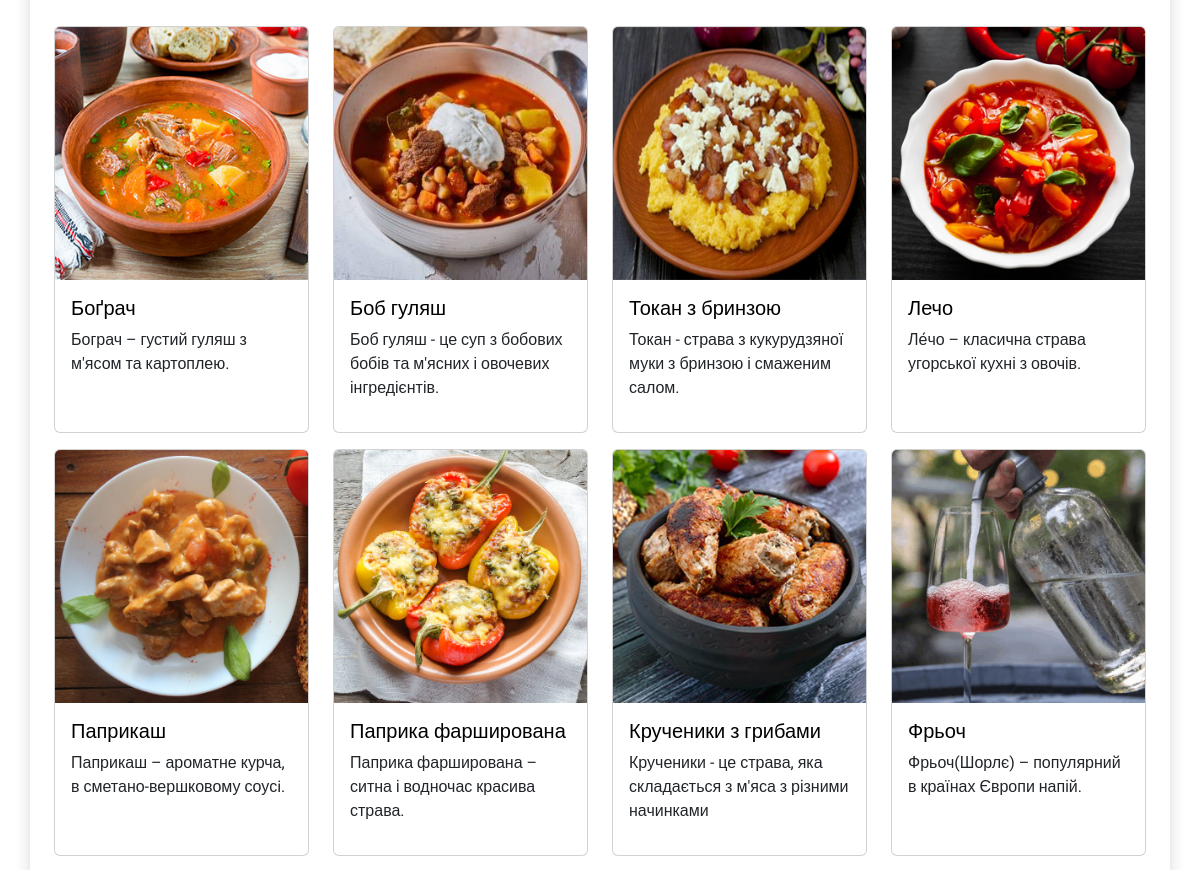
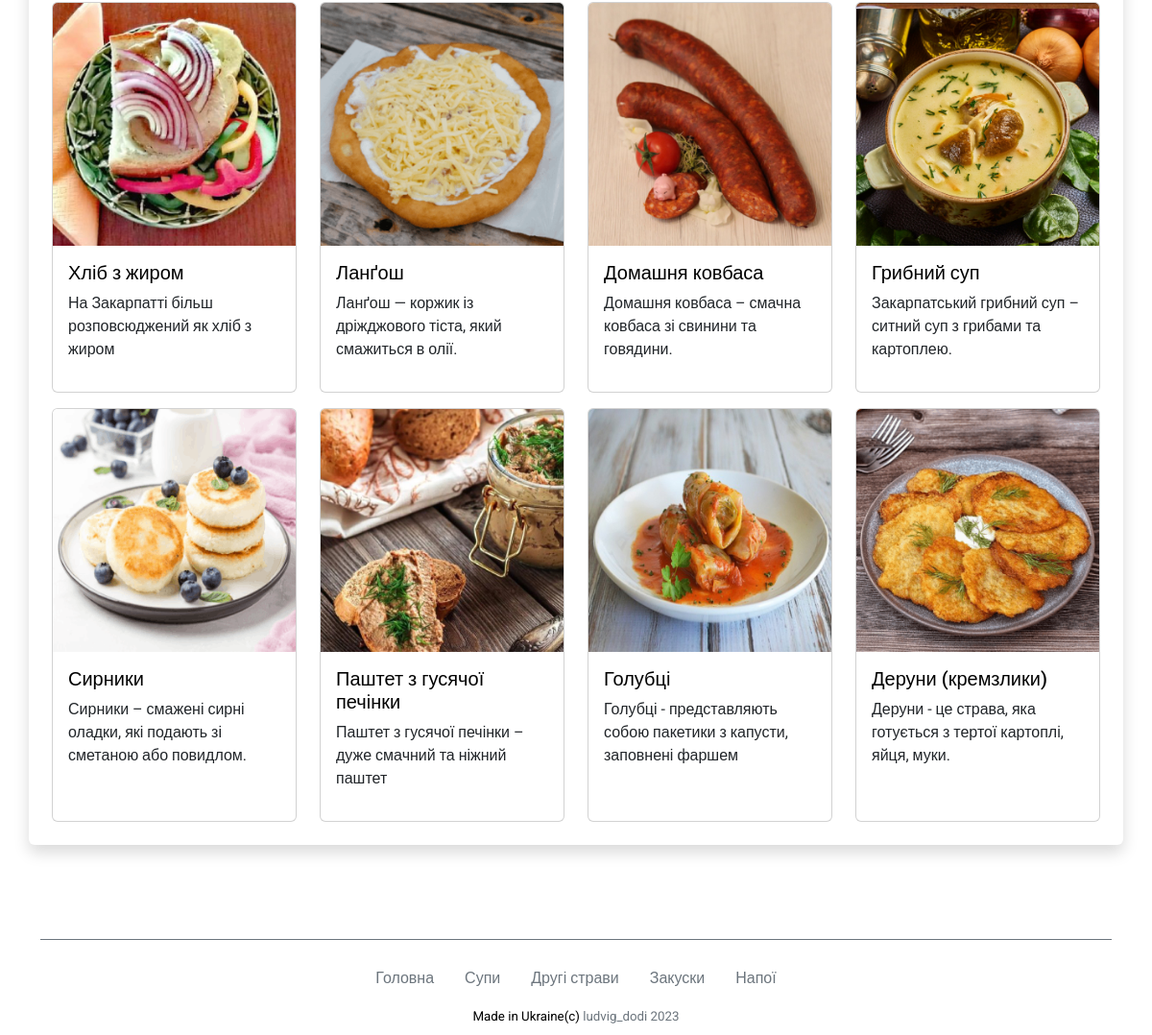
Before: / (lower part) with the older database file (2 pictures, top to bottom).
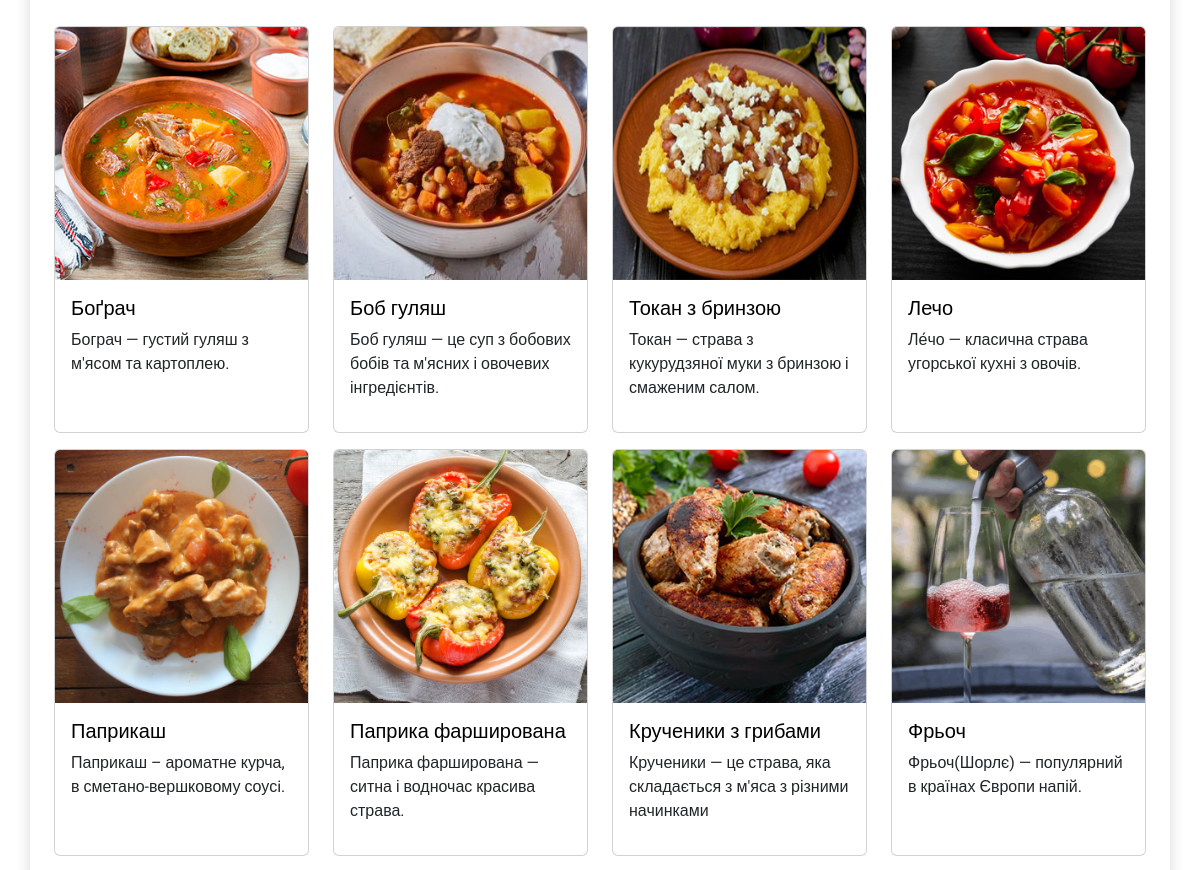
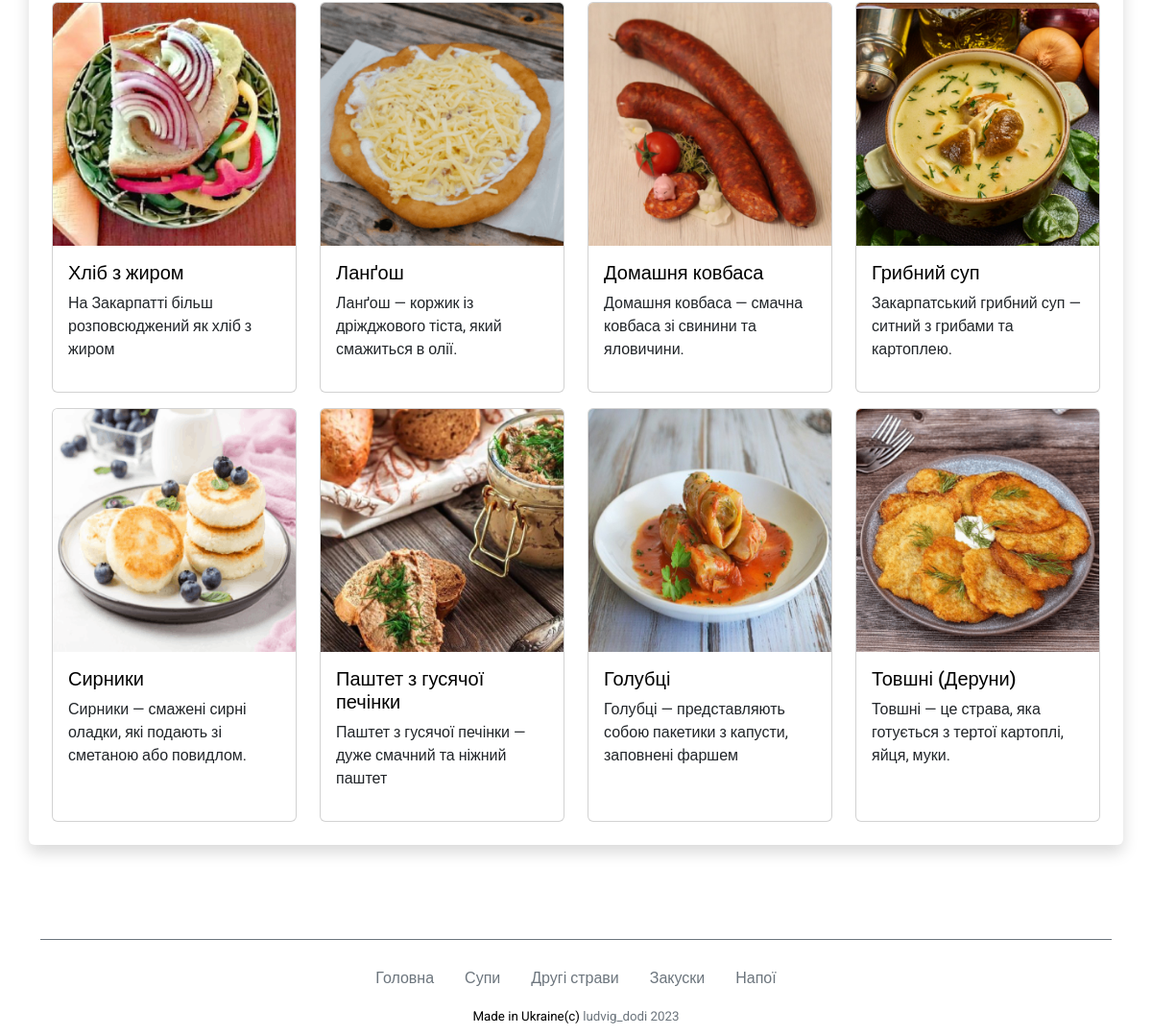
After: the same page with the newer database file (2 pictures, top to bottom).
### recipes_app/models.py (models this page shows, shortened)
class Recipes(models.Model):
    name = models.CharField('Назва страв', max_length=30, blank=False)
    food_type = models.CharField('Тип їжі', max_length=20, blank=False, default='')
    short_desc = models.TextField('Короткий опис', max_length=80, blank=False)
    img = models.ImageField(null=True, blank=True, upload_to="media/", verbose_name='img')
    text = RichTextUploadingField('Recipe')
    text_second = models.TextField('text', default='-')
    text_third = models.TextField('text', default='-')

### recipes_app/views.py (the view)
# urls.py: path('', main_page, name='index'),
def main_page(request):
    recipes = Recipes.objects.all()
    return render(request, 'index.html', {'recipes': recipes})

### templates/index.html (shortened to what this page needs)
{% extends 'base.html' %}
{% load static %}
{% block content %}
<div class="recipe-item">
    <div class="container shadow p-4 mb-5 mt-5 bg-body rounded">
        <div class="row gy-3">
            {%  for i in recipes %}
            <div class="col-lg-3 col-md-4 col-sm-6 col-6">
                <div class="card h-100 mb-3">
                    <a href="{{i.id}}"><img src="{{i.img.url}}" class="card-img-top" alt="..."></a>
                    <div class="card-body">
                        <a href="{{i.id}}">
                            <h5 class="card-title">{{i.name}}</h5>
                        </a>
                        <p class="card-text">{{i.short_desc}}</p>
                    </div>
                </div>
            </div>
            {% endfor %}
        </div>
    </div>
</div>
{% endblock content %}

Changed rows visible on the page:
changed Recipes "Боґрач": short_desc "Бограч – густий гуляш з м'ясом та картоплею." → "Бограч — густий гуляш з м'ясом та картоплею."
changed Recipes "Боб гуляш": short_desc "Боб гуляш - це суп з бобових бобів та м'ясних і овочевих інгредієнтів." → "Боб гуляш — це суп з бобових бобів та м'ясних і овочевих інгредієнтів."
changed Recipes "Токан з бринзою": short_desc "Токан - страва з кукурудзяної муки з бринзою і смаженим салом." → "Токан — страва з кукурудзяної муки з бринзою і смаженим салом."
changed Recipes "Лечо": short_desc "Ле́чо – класична страва угорської кухні з овочів." → "Ле́чо — класична страва угорської кухні з овочів."
changed Recipes "Паприка фарширована": short_desc "Паприка фарширована – ситна і водночас красива страва." → "Паприка фарширована — ситна і водночас красива страва."
changed Recipes "Крученики з грибами": short_desc "Крученики - це страва, яка складається з м'яса з різними начинками" → "Крученики — це страва, яка складається з м'яса з різними начинками"
changed Recipes "Фрьоч": short_desc "Фрьоч(Шорлє) – популярний в країнах Європи напій." → "Фрьоч(Шорлє) — популярний в країнах Європи напій."
changed Recipes "Домашня ковбаса": short_desc "Домашня ковбаса – смачна ковбаса зі свинини та говядини." → "Домашня ковбаса — смачна ковбаса зі свинини та яловичини."
changed Recipes "Грибний суп": short_desc "Закарпатський грибний суп – ситний суп з грибами та картоплею." → "Закарпатський грибний суп — ситний з грибами та картоплею."
changed Recipes "Сирники": short_desc "Сирники – смажені сирні оладки, які подають зі сметаною або повидлом." → "Сирники — смажені сирні оладки, які подають зі сметаною або повидлом."
changed Recipes "Паштет з гусячої печінки": short_desc "Паштет з гусячої печінки – дуже смачний та ніжний паштет" → "Паштет з гусячої печінки — дуже смачний та ніжний паштет"
changed Recipes "Голубці": short_desc "Голубці - представляють собою пакетики з капусти, заповнені фаршем" → "Голубці — представляють собою пакетики з капусти, заповнені фаршем"
changed Recipes: name "Деруни (кремзлики)" → "Товшні (Деруни)"; short_desc "Деруни - це страва, яка готується з тертої картоплі, яйця, муки." → "Товшні — це страва, яка готується з тертої картоплі, яйця, муки."
